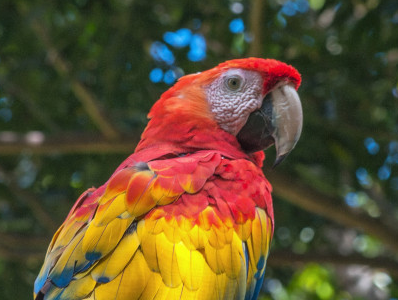
#> input picture images/bird.png, 398 x 300 px, found by its file name
$ python solution.py
#> lines starting #> are read from the running program, lines starting #| are printed output that depends on the picture; after the words box and inside, x2 and y2 are one past the last pixel; in counts of white or black regions, pixels touching at a corner belong together
# Convert an image to black and white

from PIL import Image

# Load input image
im = Image.open("bird.png")
#> im is the input picture: PIL image 398x300 RGB; mean R, G, B 97.7, 80.2, 48.6

# Make blank output image with same dimension as the original
output = Image.new(im.mode, im.size)
#> output: PIL image 398x300 RGB; every value is 0

for y in range(im.height):
  for x in range(im.width):
    (r, g, b) = im.getpixel((x, y))

    average = round((r + g + b) / 3)
    bw = 255 if average > 128 else 0

    r = bw
    g = bw
    b = bw

    output.putpixel((x, y), (r, g, b))
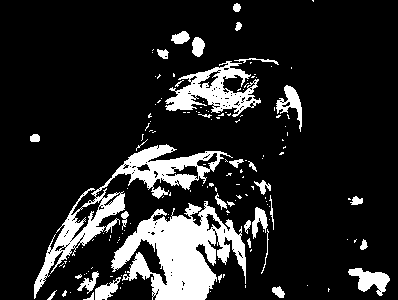
#> output: PIL image 398x300 RGB; 14.9% white; 153 white regions (121 under 20 px), largest, box (x1, y1, x2, y2) and area: (111, 201, 246, 300) 6920, (34, 144, 233, 299) 4688, (165, 61, 261, 117) 2319

# Save output image
output.save("black-and-white.png")
